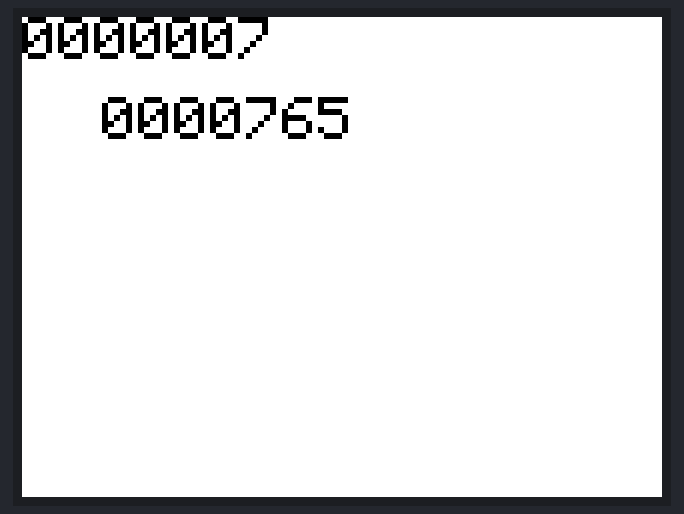
A sketch run on a simulated Arduino Uno, built with avr-gcc and run on an emulated ATmega328P. Parts: 320×240 colour display.

Above: at 0.3 s.

The sketch:

cursorPosition.ino
```cpp
// Library For TFT Lcd
#include <SPFD5408_Adafruit_GFX.h>
#include <SPFD5408_Adafruit_TFTLCD.h>
#include <SPFD5408_TouchScreen.h>
                    /******TFT LCD STUFF *******/
#if defined(__SAM3X8E__)
    #undef __FlashStringHelper::F(string_literal)
    #define F(string_literal) string_literal
#endif

//#define YP A3  // must be an analog pin, use "An" notation!
//#define XM A2  // must be an analog pin, use "An" notation!
//#define YM 9   // can be a digital pin
//#define XP 8   // can be a digital pin

#define YP A2  // must be an analog pin, use "An" notation!
#define XM A3  // must be an analog pin, use "An" notation!
#define YM 8   // can be a digital pin
#define XP 9   // can be a digital pin

#define TS_MINX 125-55
#define TS_MINY 905 //85
#define TS_MAXX 965
#define TS_MAXY 85//905
/*
#define TS_MINX 125
#define TS_MINY 85
#define TS_MAXX 965
#define TS_MAXY 905
*/
#define LCD_CS A3
#define LCD_CD A2
#define LCD_WR A1
#define LCD_RD A0
#define LCD_RESET A4

//Colors
#define Black           0x0000
#define Blue            0x001F
#define Green           0x07E0
#define Red             0xF800
#define Yellow          0xFFE0
#define White           0xFFFF
#define Orange          0xFD20
#define Pink            0xF81F
#define MINPRESSURE 10
#define MAXPRESSURE 1000
// Instantiating TouchScreen and LCD
Adafruit_TFTLCD tft(LCD_CS, LCD_CD, LCD_WR, LCD_RD, LCD_RESET);
TouchScreen ts = TouchScreen(XP, YP, XM, YM, 300);
#define BOXSIZE 40
#define PENRADIUS 3
/******TFT LCD STUFF ENDS *******/

void setup()
{
    Serial.begin(9600);
    tft.reset();
    tft.begin(0x9341); // SDFP5408
    tft.setRotation(3);
    tftDisplayNoCenterWithNumber("7",3,Black,0,0,true,White,0);
    tftDisplayNoCenterWithNumber("765",3,Black,40,40,false,White,0);
}
void loop()
{

}
void tftDisplayNoCenterWithNumber(String msg,int textSize,int color,int x, int y, boolean clearFlag,int clearScreenColor,int delayTimeout)
{
    if( clearFlag) {
        tft.fillScreen(clearScreenColor);
    }
    byte msgLength = msg.length();
    byte maxLength = 6;
    int space =  maxLength - msgLength;
    tft.setCursor(x,y);
    tft.setTextSize(textSize);
    tft.setTextColor(color);
    for(int i=0 ; i<= space ;i++){
        tft.print("0");
    }
    tft.print(msg);
    delay(delayTimeout);
}
```
